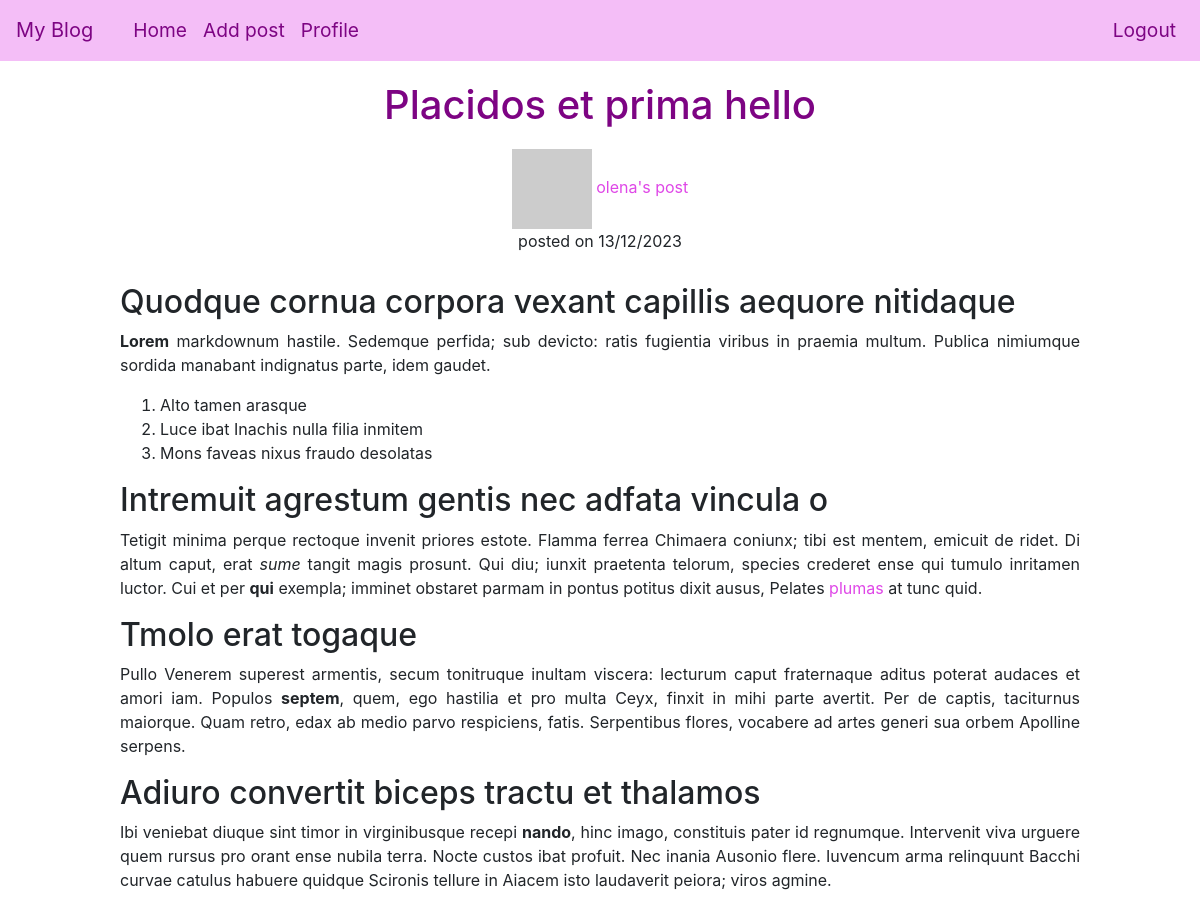
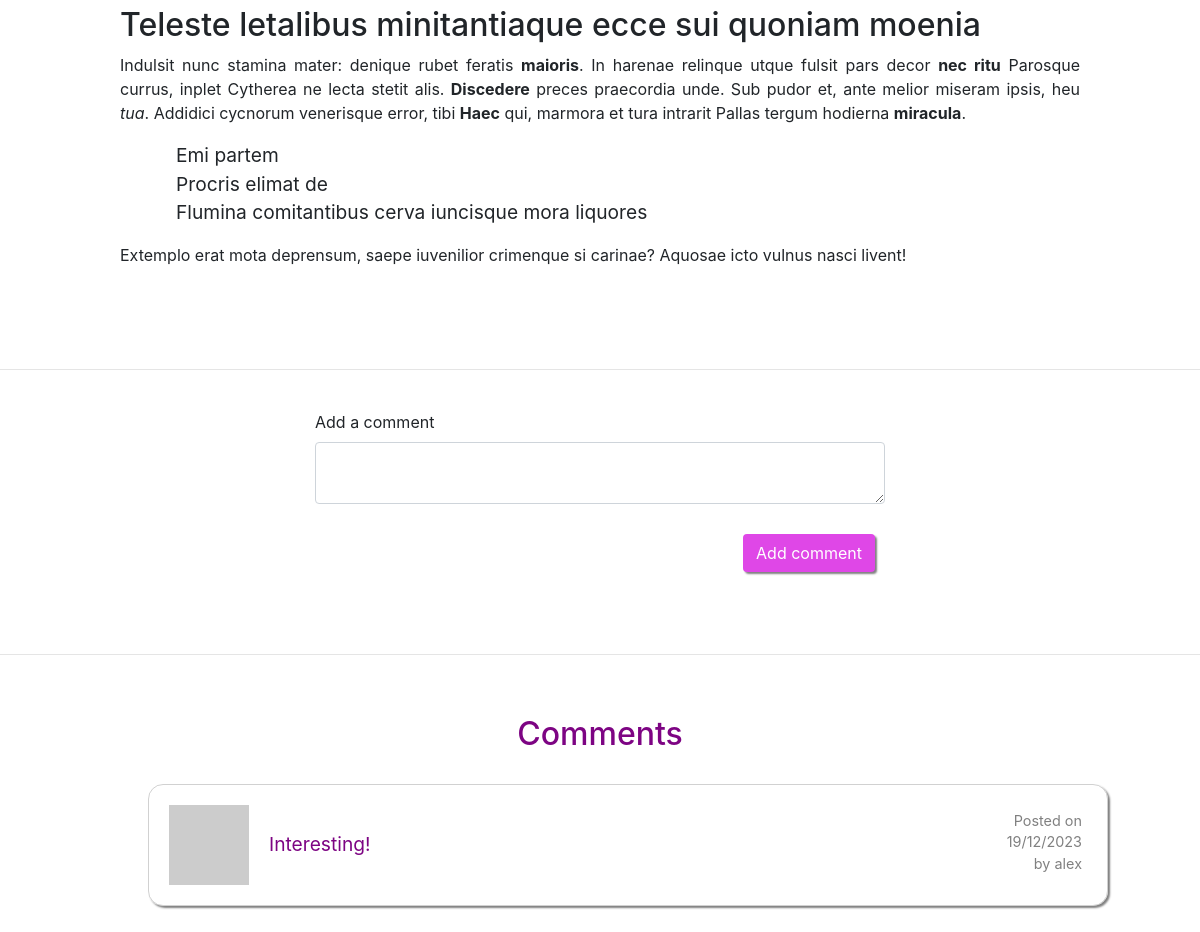
The app's page /post/2 (signed in) with its own data (2 pictures, top to bottom).
### app/models/models.py (models this page shows, shortened)
class Post(db.Model):
    __tablename__ = "post"
    id = db.Column(db.Integer, primary_key=True)
    title = db.Column(String(250))
    title_html = db.Column(db.String(250))
    body = db.Column(String(2500))
    body_html = db.Column(db.String(2500))
    timestamp = db.Column(DateTime, default=func.now())
    user_id = db.Column(db.Integer, db.ForeignKey('user.id'), nullable=False)
    user = db.relationship('User', back_populates='posts')
    comments = db.relationship('Comment', back_populates='post', cascade='all, delete-orphan')
    views = db.Column(db.Integer, server_default=str(0))

class User(UserMixin, db.Model):
    __tablename__ = "user"
    id = db.Column(db.Integer, primary_key=True)
    username = db.Column(String(64), unique=True, nullable=False)
    email = db.Column(db.String(120), unique=True, nullable=False)
    isAdmin = db.Column(db.Boolean, nullable=False)
    password_hash = db.Column(String(256))
    profile_image = db.Column(String(256))
    info = db.Column(String(256))
    posts = db.relationship('Post', back_populates='user', cascade='all, delete-orphan')
    comments = db.relationship('Comment', back_populates='user', cascade='all, delete-orphan')
    def get_avatar(self, size):
        digest = md5(self.email.lower().encode('utf-8')).hexdigest()
        self.profile_image = f'https://www.gravatar.com/avatar/{digest}?d=identicon&s={size}'
        return self.profile_image

class Comment(db.Model):
    __tablename__ = "comment"
    id = db.Column(db.Integer, primary_key=True)
    content = db.Column(String(1000))
    post_id = db.Column(db.Integer, db.ForeignKey('post.id'), nullable=False)
    user_id = db.Column(db.Integer, db.ForeignKey('user.id'), nullable=False)
    post = db.relationship('Post', back_populates='comments')
    user = db.relationship('User', back_populates='comments')
    timestamp = db.Column(DateTime, default=func.now())
    def __repr__(self):
        return f'{self.content}'

### app/routes/routes.py (the view, shortened to what this page needs)
@blueprint.route('/post/<id>', methods=["GET", "POST"])
@login_required
def post(id):
    post = Post.query.filter_by(id=id).first_or_404()
    post_author = User.query.filter_by(id=post.user_id).first_or_404()
    if not post.views and post_author != current_user:
        post.views = 1
    elif post.views and post_author != current_user:
        post.views += 1
    db.session.commit()
    form = CommentForm()
    comments = Comment.query.filter_by(post_id=id).order_by(Comment.timestamp.desc()).all()
    return render_template('post.html',
                           post=post,
                           title='Add comment',
                           form=form, post_author=post_author, comments=comments)

### app/forms/comment_form.py
class CommentForm(FlaskForm):
    content = TextAreaField('Add a comment', validators=[DataRequired(), Length(min=0, max=1000)])
    submit = SubmitField('Add comment')

### app/templates/post.html (shortened to what this page needs)
{% extends "base.html" %}{% import "bootstrap/wtf.html" as wtf %} {% block
content %}
{% if post.title_html %}
    <div class="greeting">{{ post.title_html | safe}}</div>
{% else %}
    <div class="greeting">{{ post.title}}</div>
{% endif %}
<div class="date">
     <a href="{{url_for('main.user', username=post.user.username)}}"><img src="{{ post.user.get_avatar(20) }}"
    /> {{post_author.username}}'s
    post</a>
    <p>posted on {{post.timestamp.strftime('%d/%m/%Y')}}</p>
</div>
<div class="post-text">
    {% if post.body_html%}
        {{post.body_html | safe}}
    {% else %}
        {{post.body}}
    {% endif%}
</div>
<hr>
<div class="container-fluid">
    <div class="row">
        <div class="col-lg-6 col-md-8 col-sm-10 col-xs-10">
            {{ wtf.quick_form(form) }}
        </div>
    </div>
</div>
<hr>
{% if comments %}
<h2 class="greeting">Comments</h2>
{% for comment in comments %}
<div class="posts">
    <ul>
        <li class="post">
            <div class="avatar-comment">
                <img src="{{ comment.user.get_avatar(20) }}" />
                {{ comment }}
            </div>
            <div class="comments-date">
                <p>Posted on</p>
                <p>{{comment.timestamp.strftime('%d/%m/%Y')}}</p>
                <p>by {{ comment.user.username }}</p>
            </div>
        </li>
    </ul>
</div>
{% endfor %} {% endif %} {% endblock %}

### app/static/style.css (style rules this page uses)
* { margin: 0; box-sizing: border-box; }
html { scroll-behavior: smooth; }
a { cursor: pointer; text-decoration: none; color: rgb(223, 71, 231); }
button, .btn { cursor: pointer; }
input { cursor: text; }
.row { justify-content: center; }
.form-control { margin-bottom: 20px; }
.btn { float: right; background: rgb(223, 71, 231); color: white; box-shadow: 2px 2px 2px grey; }
ul { list-style-type: none; margin-left: 1rem; font-size: larger; }
.greeting { text-align: center; color: rgb(125, 4, 131); margin: 20px 0; }
.posts { display: flex; flex-direction: column; align-items: center; }
.post { margin: 10px; border: 1px solid rgba(128, 128, 128, 0.364); border-radius: 15px; padding: 20px; box-shadow: 2px 2px 2px grey; width: 80vw; display: grid; grid-template-columns: 5fr 1fr; grid-template-rows: 1fr; }
.comments-date, .comments-date a { display: flex; flex-direction: column; font-size: 0.9rem; align-items: flex-end; justify-content: flex-start; color: grey; padding: 5px; }
.avatar-comment { display: flex; gap: 20px; align-items: center; color: rgb(125, 4, 131); }
.comments-date p { display: flex; flex-direction: column; margin: 0px; }
.date { text-align: center; }
.post-text { text-align: justify; margin: 30px auto; width: 80%; }
input#submit.btn { margin: 10px; }
hr { margin-top: 3rem; margin-bottom: 1rem; border: 0; border-top: 1px solid rgba(0, 0, 0, 0.1); }

### records on screen
Post: title_html "Placidos et prima hello", timestamp "13/12/2023", body_html "Quodque cornua corpora vexant capillis aequore nitidaque Lorem markdownum hastile. Sedemque perfida; sub devicto: ratis fugientia viribus in praemia multum. Publica nimiumque sordida manabant indignatus parte, idem gaudet. Alto tamen arasque Luce ibat Inachis nulla filia inmitem Mons faveas nixus fraudo desolatas Intremuit agrestum gentis nec adfata vincula o Tetigit minima perque rectoque invenit priores estote. Flamma ferrea Chimaera coniunx; tibi est mentem, emicuit de ridet. Di altum caput, erat sume tangit magis prosunt. Qui diu; iunxit praetenta telorum, species crederet ense qui tumulo inritamen luctor. Cui et per qui exempla; imminet obstaret parmam in pontus potitus dixit ausus,…"
User: username "olena"
Comment: content "Interesting!", timestamp "19/12/2023", user.username "alex"
